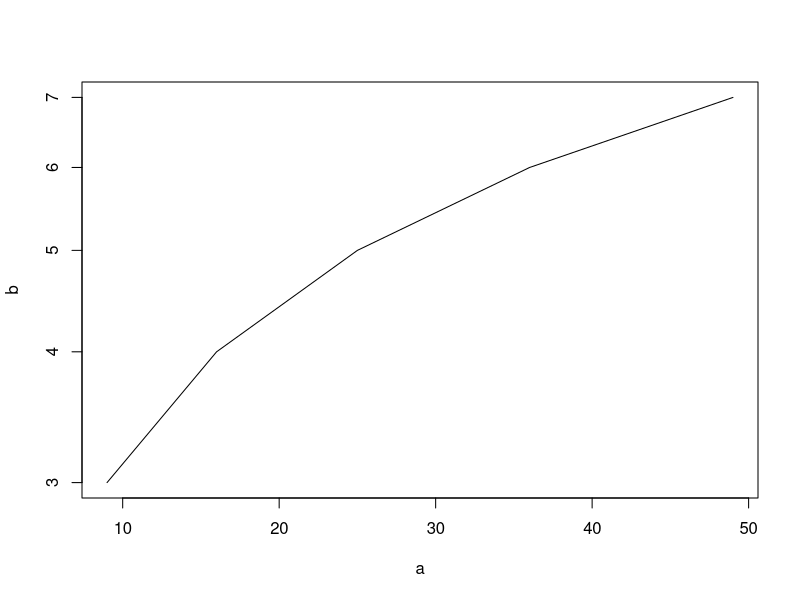
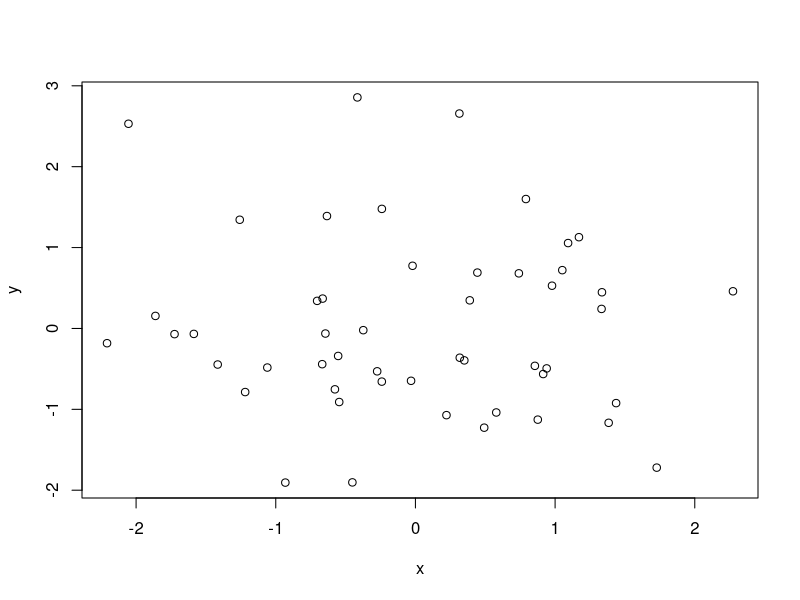
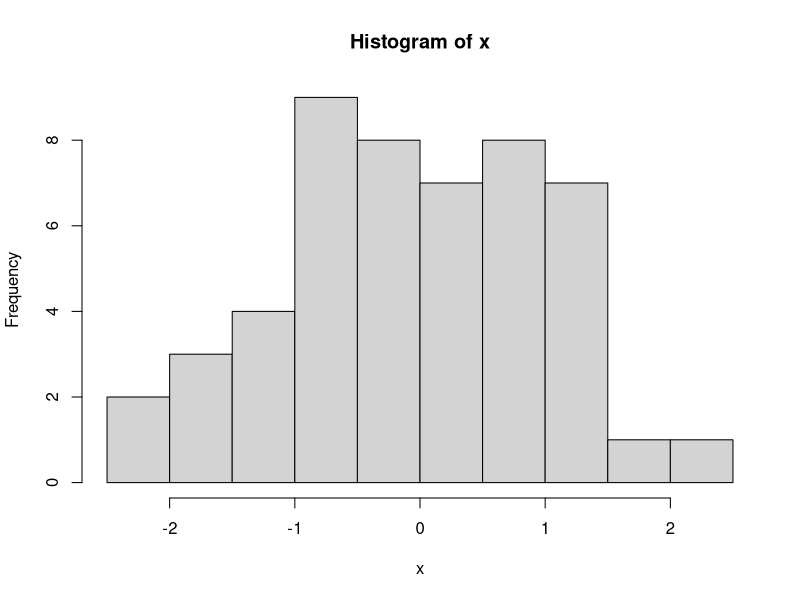
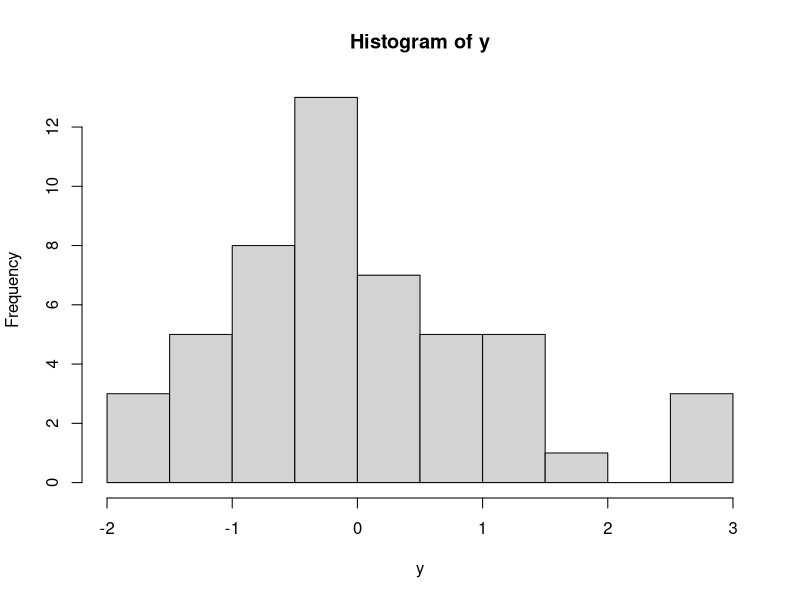
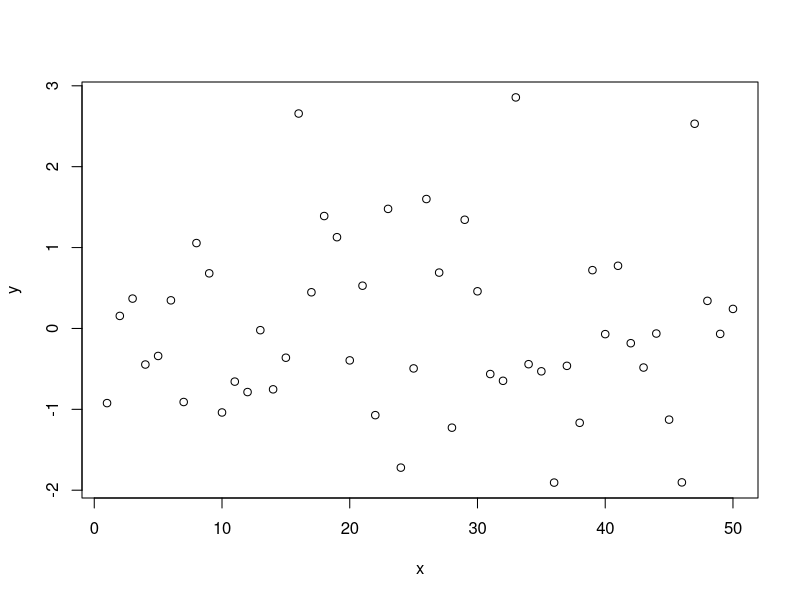
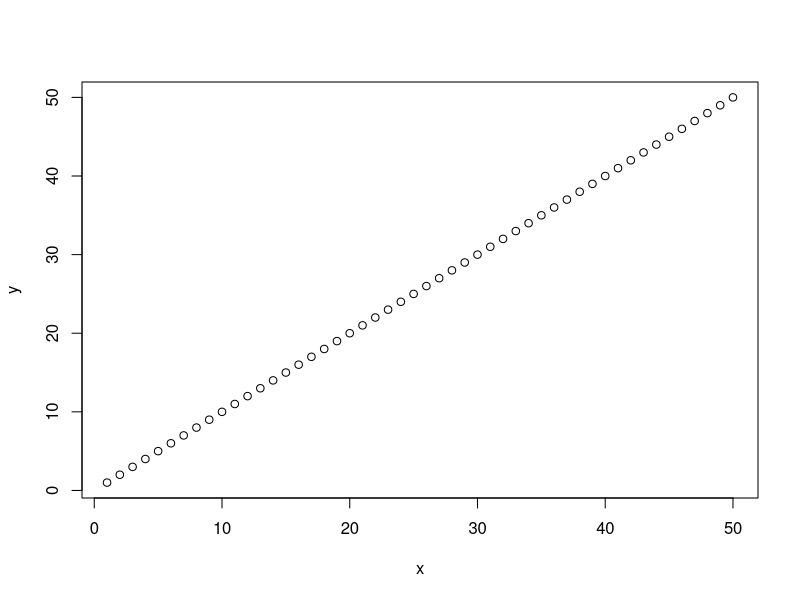
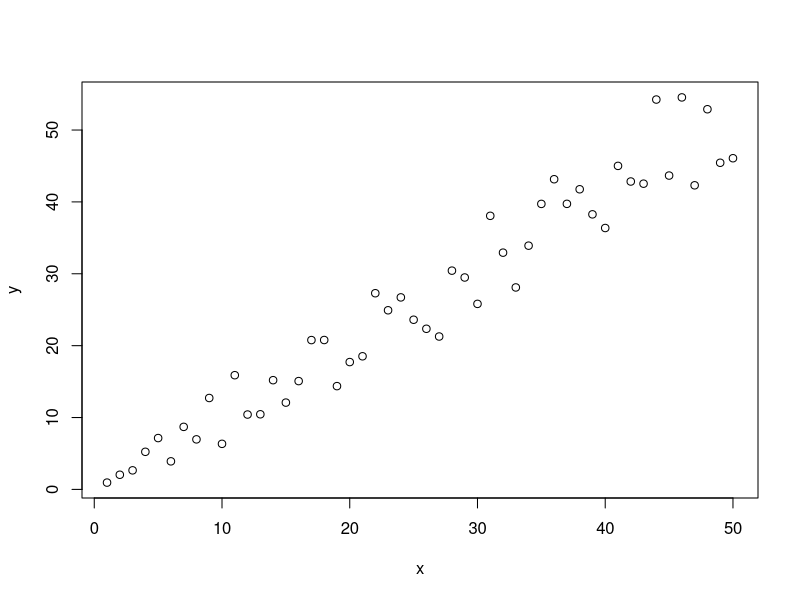
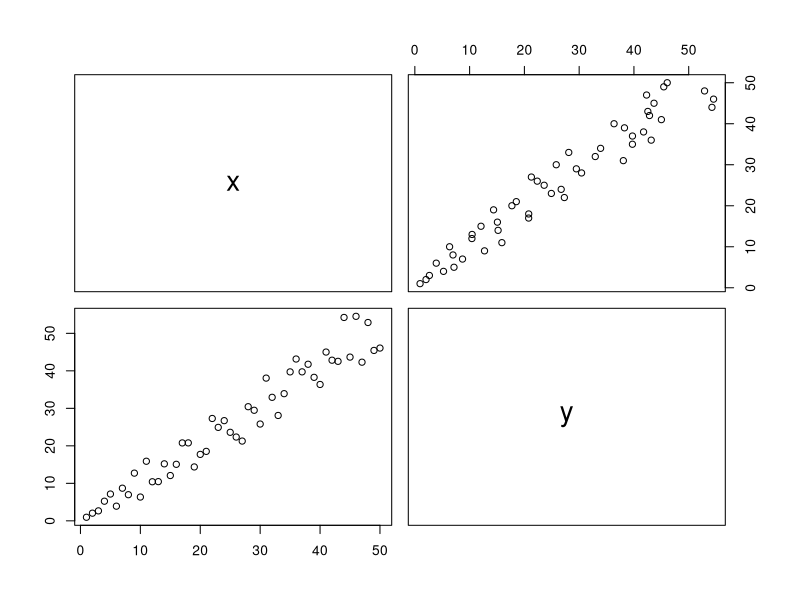

Write the R code that produced these figures, in order. (Note: this script raises an error after producing the figures.)
# Simple tests

a<-c(9,16,25,36,49)
b<-sqrt(a)
b
c<-sqrt(b)
c
a
plot(a,b, 
     #xaxp = c(5,55,55-5),
     log = "y",
     type = "l"
     )

x = rnorm(50)
y = rnorm(x)
plot(x,y)
hist.default(x)
hist.default(y)
ls()
x = 1:50
plot(x,y)
y = 1:50
plot(x,y)
w = 1 + sqrt(x)/2
dummy = data.frame(x=x, y =x +  rnorm(x)*w)
plot(dummy)
pairs(dummy)

library(psych)
pairs.panels(dummy)

fm = lm(y ~ x, data=dummy)
summary(fm)
plot(fm)
pairs.panels(fm)
a
1/a

k = 1:10
l = k * c(1,0) +1
